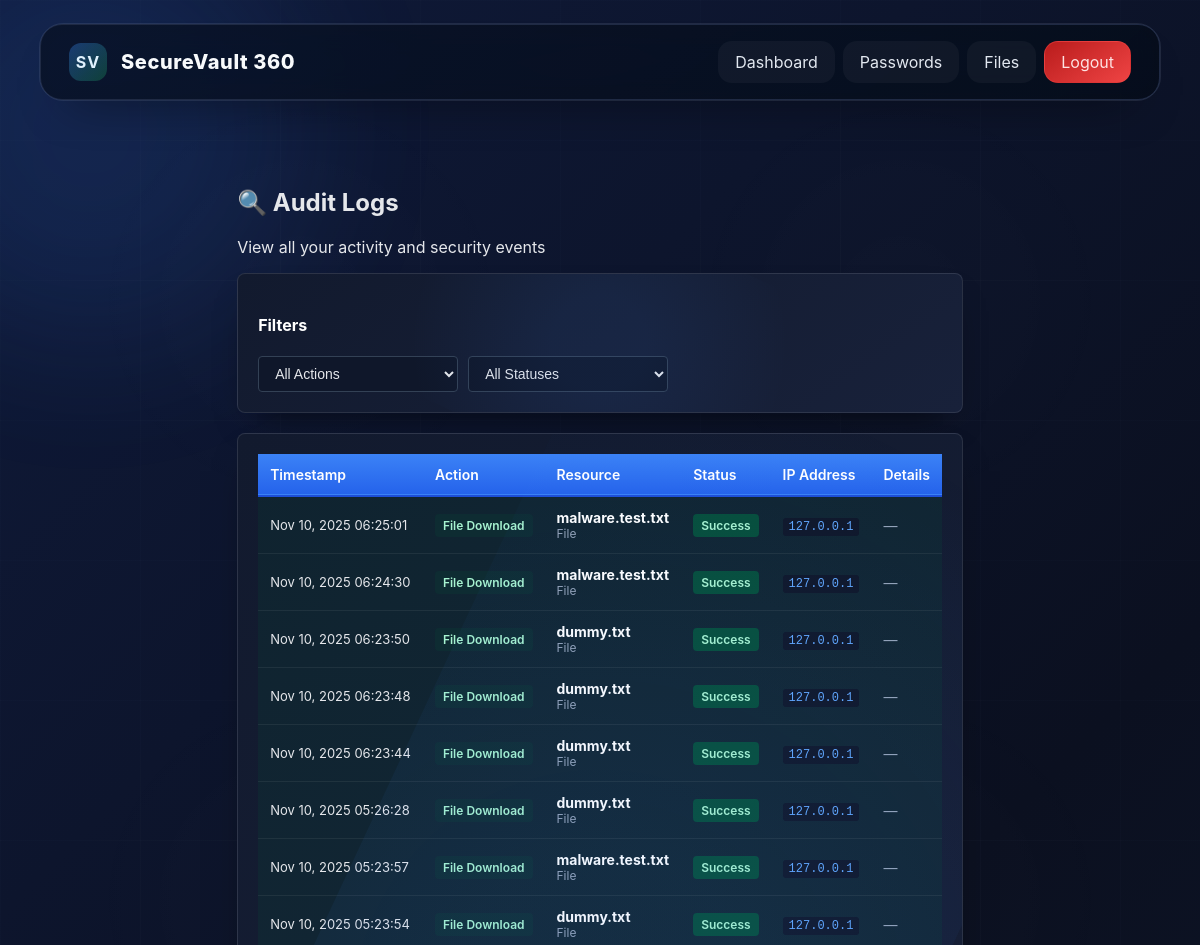
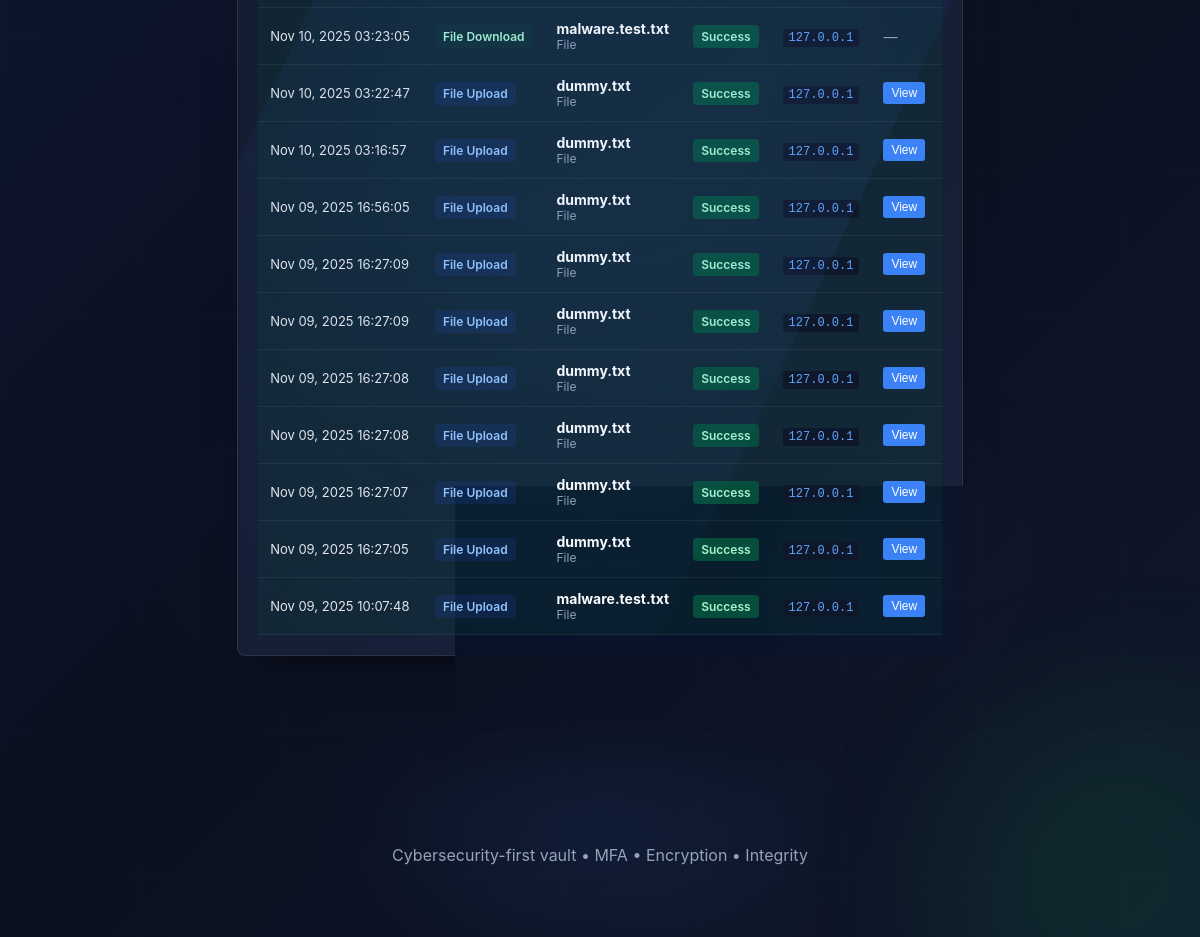
Page /files/audit-logs/ (signed in) on the committed database (2 pictures, top to bottom).
### files/models.py (models this page shows, shortened)
class AuditLog(models.Model):
    ACTION_CHOICES = [
        ('FILE_UPLOAD', 'File Upload'),
        ('FILE_UPLOAD_REJECTED', 'File Upload Rejected'),
        ('FILE_DOWNLOAD', 'File Download'),
        ('FILE_DELETE', 'File Delete'),
        ('PASSWORD_CREATE', 'Password Create'),
        ('PASSWORD_VIEW', 'Password View'),
        ('PASSWORD_UPDATE', 'Password Update'),
        ('PASSWORD_DELETE', 'Password Delete'),
        ('LOGIN', 'Login'),
        ('LOGOUT', 'Logout'),
        ('MFA_VERIFIED', 'MFA Verified'),
        ('MFA_FAILED', 'MFA Failed'),
    ]
    user = models.ForeignKey(User, on_delete=models.CASCADE, related_name='audit_logs')
    action = models.CharField(max_length=30, choices=ACTION_CHOICES)
    resource_type = models.CharField(
        max_length=20,
        choices=[('FILE', 'File'), ('PASSWORD', 'Password'), ('ACCOUNT', 'Account')],
        null=True,
        blank=True
    )
    resource_id = models.IntegerField(null=True, blank=True)
    resource_name = models.CharField(max_length=255, null=True, blank=True)
    status = models.CharField(
        max_length=20,
        choices=[('SUCCESS', 'Success'), ('FAILURE', 'Failure'), ('WARNING', 'Warning')],
        default='SUCCESS'
    )
    ip_address = models.GenericIPAddressField(null=True, blank=True)
    details = models.JSONField(default=dict, null=True, blank=True)
    timestamp = models.DateTimeField(default=timezone.now)
    class Meta:
        ordering = ['-timestamp']
        indexes = [
            models.Index(fields=['user', '-timestamp']),
            models.Index(fields=['action', '-timestamp']),
        ]

### files/views.py (the view)
# urls.py: path('audit-logs/', views.audit_logs, name='audit_logs'),
@login_required
def audit_logs(request):
    logs = AuditLog.objects.filter(user=request.user).order_by('-timestamp')
    action_filter = request.GET.get('action')
    status_filter = request.GET.get('status')
    if action_filter:
        logs = logs.filter(action=action_filter)
    if status_filter:
        logs = logs.filter(status=status_filter)
    paginator = Paginator(logs, 50)
    page_number = request.GET.get('page')
    page_obj = paginator.get_page(page_number)
    all_actions = AuditLog.ACTION_CHOICES
    all_statuses = [('SUCCESS', 'Success'), ('FAILURE', 'Failure'), ('WARNING', 'Warning')]
    context = {
        'page_obj': page_obj,
        'all_actions': all_actions,
        'all_statuses': all_statuses,
        'selected_action': action_filter,
        'selected_status': status_filter,
    }
    return render(request, 'files/audit_logs.html', context)

### templates/files/audit_logs.html (shortened to what this page needs)
{% extends 'base.html' %}
{% block content %}
<div class="container audit-logs-container">
  <h2>🔍 Audit Logs</h2>
  <p>View all your activity and security events</p>
  <div class="filter-section card">
    <h4>Filters</h4>
    <form method="get" class="filter-form">
      <div class="form-group-inline">
        <select name="action" class="form-control" onchange="this.form.submit()">
          <option value="">All Actions</option>
        </select>
        <select name="status" class="form-control" onchange="this.form.submit()">
          <option value="">All Statuses</option>
        </select>
      </div>
    </form>
  </div>
  {% if page_obj %}
    <div class="logs-table-container card">
      <table class="logs-table">
        <thead>
          <tr>
            <th>Timestamp</th>
            <th>Action</th>
            <th>Resource</th>
            <th>Status</th>
            <th>IP Address</th>
            <th>Details</th>
          </tr>
        </thead>
        <tbody>
          {% for log in page_obj %}
            <tr class="log-row log-status-{{ log.status|lower }}">
              <td class="timestamp">
                <span title="{{ log.timestamp }}">{{ log.timestamp|date:"M d, Y H:i:s" }}</span>
              </td>
              <td class="action">
                <span class="badge badge-{{ log.action|lower }}">{{ log.get_action_display }}</span>
              </td>
              <td class="resource">
                {% if log.resource_name %}
                  <strong>{{ log.resource_name }}</strong>
                  <br><small>{{ log.get_resource_type_display }}</small>
                {% else %}
                  <span class="text-muted">—</span>
                {% endif %}
              </td>
              <td class="status">
                <span class="status-badge status-{{ log.status|lower }}">{{ log.get_status_display }}</span>
              </td>
              <td class="ip-address">
                {% if log.ip_address %}
                  <code>{{ log.ip_address }}</code>
                {% else %}
                  <span class="text-muted">—</span>
                {% endif %}
              </td>
              <td class="details-btn">
                {% if log.details %}
                  <button class="btn-details" onclick="toggleDetails(this, {{ forloop.counter }})">View</button>
                {% else %}
                  <span class="text-muted">—</span>
                {% endif %}
              </td>
            </tr>
          {% endfor %}
        </tbody>
      </table>
    </div>
  {% else %}
    <div class="empty-state card">
      <p>No audit logs found.</p>
    </div>
  {% endif %}
  <a href="{% url 'file_list' %}" class="btn secondary">Back to Files</a>
</div>
{% endblock %}

### templates/base.html (shortened to what this page needs)
<!DOCTYPE html>
<html lang="en">
<head>
    <link rel="stylesheet" href="/static/css/style.css" />
</head>
<body class="app-body">
    <div class="background-orb orb-one"></div>
    <div class="background-orb orb-two"></div>
    <nav class="nav glass-nav">
        <div class="nav-brand">
            <span class="brand-emblem">SV</span>
            <div class="logo">SecureVault 360</div>
        </div>
        <div class="links">
            {% if user.is_authenticated %}
            <a href="/dashboard/">Dashboard</a>
            <a href="/vault/">Passwords</a>
            <a href="/files/main/">Files</a>
            <a href="/logout/" class="danger">Logout</a>
            {% else %}
            <a href="/login/">Login</a>
            <a href="/register/" class="primary">Register</a>
            {% endif %}
        </div>
    </nav>
    <main class="container main-stage">
        {% block content %}{% endblock %}
    </main>
    <footer class="footer subtle-glow">Cybersecurity-first vault • MFA • Encryption • Integrity</footer>
</body>
</html>

### static/css/style.css (style rules this page uses)
:root { --bg:#050816;--surface:#0d1223;--panel:#121a2e;--panel-alt:#18213a;--acc:#3b82f6;--acc2:#22c55e;--danger:#ef4444;--warning:#f59e0b;--text:#e5e7eb;--muted:#94a3b8;--radius:18px }
* { box-sizing:border-box }
body { margin:0;font-family:Inter,system-ui,Segoe UI,Arial;background:linear-gradient(135deg,#0f1a3a,#0b1020 30%,#111b2f 60%,#0a152d),radial-gradient(1000px 500px at 10% -10%,#1e293b33,transparent);background-size:200% 200%,100% 100%;animation:gradientShift 22s ease-in-out infinite;color:var(--text);min-height:100vh }
.app-body { position:relative;min-height:100vh;overflow-x:hidden }
.background-orb { position:fixed;border-radius:50%;filter:blur(80px);opacity:.28;z-index:1;animation:orbFloat 18s ease-in-out infinite }
.orb-one { width:420px;height:420px;background:rgba(59,130,246,.45);top:-80px;left:-120px }
.orb-two { width:360px;height:360px;background:rgba(34,197,94,.38);bottom:-120px;right:-100px;animation-delay:-6s }
.nav { display:flex;justify-content:space-between;align-items:center;padding:16px 28px;border-radius:22px;border:1px solid #1f2a44;background:linear-gradient(140deg,rgba(10,19,38,.88),rgba(6,13,26,.9));backdrop-filter:saturate(160%) blur(14px);position:sticky;top:18px;max-width:1120px;margin:24px auto 0;box-shadow:0 24px 48px -30px #000d;z-index:12 }
.glass-nav::after { content:"";position:absolute;inset:-2px;pointer-events:none;border-radius:24px;border:1px solid rgba(148,163,184,.15) }
.logo { font-weight:800;letter-spacing:.6px;font-size:20px;color:#f8fafc }
.nav-brand { display:flex;align-items:center;gap:14px }
.brand-emblem { display:flex;align-items:center;justify-content:center;width:38px;height:38px;border-radius:12px;background:linear-gradient(135deg,rgba(59,130,246,.35),rgba(34,197,94,.25));color:#e0f2fe;font-weight:700;letter-spacing:1px }
.links { display:flex;align-items:center;gap:8px }
.links a { display:inline-flex;align-items:center;justify-content:center;padding:10px 16px;border-radius:14px;text-decoration:none;color:#e2e8f0;border:1px solid transparent;background:rgba(255,255,255,.04);transition:transform .2s ease,background .2s ease,border .2s ease }
.links .danger { background:linear-gradient(145deg,#b91c1c,#ef4444);color:#fee2e2;border-color:rgba(239,68,68,.45) }
.container { max-width:1120px;margin:0 auto;padding:0 20px }
.main-stage { position:relative;z-index:11;display:flex;flex-direction:column;gap:32px;padding:0 0 80px;margin-top:16px }
.footer { padding:32px 20px;text-align:center;color:#94a3b8 }
.subtle-glow { position:relative }
.subtle-glow::before { content:"";position:absolute;inset:-40px 20%;background:radial-gradient(circle at top,rgba(59,130,246,.22),transparent 70%);filter:blur(40px);opacity:.5;z-index:-1 }
.card { position:relative;background:linear-gradient(145deg,var(--panel),var(--panel-alt));padding:20px;border-radius:var(--radius);border:1px solid #1f2a44;box-shadow:0 18px 38px -20px #000a;overflow:hidden;backdrop-filter:saturate(140%) blur(12px);transition:transform .35s ease,box-shadow .35s ease }
.card::before { content:"";position:absolute;inset:-40% 10%;background:radial-gradient(circle at center,var(--acc)15%,transparent 60%);opacity:.08;transform:rotate(25deg);transition:opacity .4s ease }
.btn { display:inline-flex;align-items:center;justify-content:center;padding:12px 18px;border-radius:14px;border:1px solid #273556;color:var(--text);text-decoration:none;background:linear-gradient(145deg,#1a233c,#141c33);gap:8px;font-weight:600;letter-spacing:.3px;transition:transform .25s ease,box-shadow .25s ease,filter .25s ease }
.badge { padding:4px 8px;border-radius:999px }

### rows in the picture
AuditLog: timestamp "Nov 10, 2025 06:25:01", action "File Download", resource_name "malware.test.txt", resource_type "File", status "Success", ip_address "127.0.0.1"
AuditLog: timestamp "Nov 10, 2025 06:24:30", action "File Download", resource_name "malware.test.txt", resource_type "File", status "Success", ip_address "127.0.0.1"
AuditLog: timestamp "Nov 10, 2025 06:23:50", action "File Download", resource_name "dummy.txt", resource_type "File", status "Success", ip_address "127.0.0.1"
AuditLog: timestamp "Nov 10, 2025 06:23:48", action "File Download", resource_name "dummy.txt", resource_type "File", status "Success", ip_address "127.0.0.1"
AuditLog: timestamp "Nov 10, 2025 06:23:44", action "File Download", resource_name "dummy.txt", resource_type "File", status "Success", ip_address "127.0.0.1"
AuditLog: timestamp "Nov 10, 2025 05:26:28", action "File Download", resource_name "dummy.txt", resource_type "File", status "Success", ip_address "127.0.0.1"
AuditLog: timestamp "Nov 10, 2025 05:23:57", action "File Download", resource_name "malware.test.txt", resource_type "File", status "Success", ip_address "127.0.0.1"
AuditLog: timestamp "Nov 10, 2025 05:23:54", action "File Download", resource_name "dummy.txt", resource_type "File", status "Success", ip_address "127.0.0.1"
AuditLog: timestamp "Nov 10, 2025 03:23:05", action "File Download", resource_name "malware.test.txt", resource_type "File", status "Success", ip_address "127.0.0.1"
AuditLog: timestamp "Nov 10, 2025 03:22:47", action "File Upload", resource_name "dummy.txt", resource_type "File", status "Success", ip_address "127.0.0.1"
AuditLog: timestamp "Nov 10, 2025 03:16:57", action "File Upload", resource_name "dummy.txt", resource_type "File", status "Success", ip_address "127.0.0.1"
AuditLog: timestamp "Nov 09, 2025 16:56:05", action "File Upload", resource_name "dummy.txt", resource_type "File", status "Success", ip_address "127.0.0.1"
AuditLog: timestamp "Nov 09, 2025 16:27:09", action "File Upload", resource_name "dummy.txt", resource_type "File", status "Success", ip_address "127.0.0.1"
AuditLog: timestamp "Nov 09, 2025 16:27:09", action "File Upload", resource_name "dummy.txt", resource_type "File", status "Success", ip_address "127.0.0.1"
AuditLog: timestamp "Nov 09, 2025 16:27:08", action "File Upload", resource_name "dummy.txt", resource_type "File", status "Success", ip_address "127.0.0.1"
AuditLog: timestamp "Nov 09, 2025 16:27:08", action "File Upload", resource_name "dummy.txt", resource_type "File", status "Success", ip_address "127.0.0.1"
AuditLog: timestamp "Nov 09, 2025 16:27:07", action "File Upload", resource_name "dummy.txt", resource_type "File", status "Success", ip_address "127.0.0.1"
AuditLog: timestamp "Nov 09, 2025 16:27:05", action "File Upload", resource_name "dummy.txt", resource_type "File", status "Success", ip_address "127.0.0.1"
AuditLog: timestamp "Nov 09, 2025 10:07:48", action "File Upload", resource_name "malware.test.txt", resource_type "File", status "Success", ip_address "127.0.0.1"
